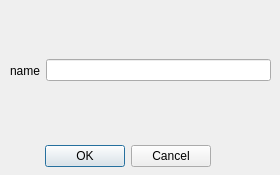
<?xml version="1.0" encoding="UTF-8"?>
<ui version="4.0">
 <class>AddCategoryDialog</class>
 <widget class="QDialog" name="AddCategoryDialog">
  <property name="geometry">
   <rect>
    <x>0</x>
    <y>0</y>
    <width>280</width>
    <height>175</height>
   </rect>
  </property>
  <property name="windowTitle">
   <string>Dialog</string>
  </property>
  <widget class="QDialogButtonBox" name="buttonBox">
   <property name="geometry">
    <rect>
     <x>20</x>
     <y>140</y>
     <width>191</width>
     <height>32</height>
    </rect>
   </property>
   <property name="orientation">
    <enum>Qt::Horizontal</enum>
   </property>
   <property name="standardButtons">
    <set>QDialogButtonBox::Cancel|QDialogButtonBox::Ok</set>
   </property>
  </widget>
  <widget class="QWidget" name="horizontalLayoutWidget">
   <property name="geometry">
    <rect>
     <x>10</x>
     <y>20</y>
     <width>261</width>
     <height>101</height>
    </rect>
   </property>
   <layout class="QHBoxLayout" name="horizontalLayout">
    <item>
     <layout class="QVBoxLayout" name="verticalLayout_2">
      <item>
       <widget class="QLabel" name="label">
        <property name="minimumSize">
         <size>
          <width>30</width>
          <height>13</height>
         </size>
        </property>
        <property name="text">
         <string>name</string>
        </property>
       </widget>
      </item>
     </layout>
    </item>
    <item>
     <layout class="QVBoxLayout" name="verticalLayout">
      <item>
       <widget class="QLineEdit" name="lineEdit"/>
      </item>
     </layout>
    </item>
   </layout>
  </widget>
 </widget>
 <resources/>
 <connections>
  <connection>
   <sender>buttonBox</sender>
   <signal>accepted()</signal>
   <receiver>AddCategoryDialog</receiver>
   <slot>accept()</slot>
   <hints>
    <hint type="sourcelabel">
     <x>248</x>
     <y>254</y>
    </hint>
    <hint type="destinationlabel">
     <x>157</x>
     <y>274</y>
    </hint>
   </hints>
  </connection>
  <connection>
   <sender>buttonBox</sender>
   <signal>rejected()</signal>
   <receiver>AddCategoryDialog</receiver>
   <slot>reject()</slot>
   <hints>
    <hint type="sourcelabel">
     <x>316</x>
     <y>260</y>
    </hint>
    <hint type="destinationlabel">
     <x>286</x>
     <y>274</y>
    </hint>
   </hints>
  </connection>
 </connections>
</ui>
